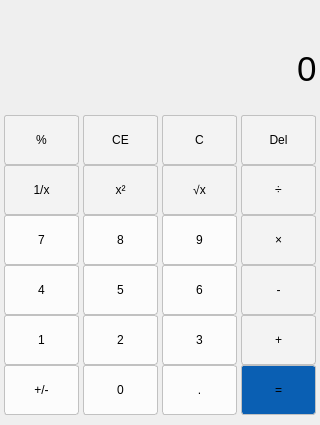
<?xml version="1.0" encoding="UTF-8"?>
<ui version="4.0">
 <class>CalculatorClass</class>
 <widget class="QWidget" name="CalculatorClass">
  <property name="geometry">
   <rect>
    <x>0</x>
    <y>0</y>
    <width>320</width>
    <height>425</height>
   </rect>
  </property>
  <property name="minimumSize">
   <size>
    <width>320</width>
    <height>425</height>
   </size>
  </property>
  <property name="maximumSize">
   <size>
    <width>320</width>
    <height>425</height>
   </size>
  </property>
  <property name="windowTitle">
   <string>Calculator</string>
  </property>
  <property name="styleSheet">
   <string notr="true">* {
	border: none;
	background-color: rgb(238，236，236);
}

QPushButton {
	border: 1px solid rgb(193,193,193);
	background-color: rgb(243,243,243);
	border-radius: 3px;
}

QPushButton:hover {
	background-color: rgb(221,223,221);
}

QPushButton#btn_numSign,
#btn_num0,
#btn_num1,
#btn_num2,
#btn_num3,
#btn_num4,
#btn_num5,
#btn_num6,
#btn_num7,
#btn_num8,
#btn_num9,
#btn_numDot
 {
	background-color: rgb(252,252,252);
	font: bold 12pt '微软雅黑';
}

QPushButton#btn_numSign:hover,
#btn_num0:hover,
#btn_num1:hover,
#btn_num2:hover,
#btn_num3:hover,
#btn_num4:hover,
#btn_num5:hover,
#btn_num6:hover,
#btn_num7:hover,
#btn_num8:hover,
#btn_num9:hover,
#btn_numDot:hover
 {
	border: 1px solid rgb(193,193,193);
	background-color: rgb(221,223,221);
}

#btn_equal {
	background-color: rgb(10,95,179);
}
#btn_equal:hover {
	background-color: rgb(34,110,186);
}

QLineEdit {
	background: transparent;
}
</string>
  </property>
  <layout class="QVBoxLayout" name="verticalLayout">
   <property name="spacing">
    <number>0</number>
   </property>
   <property name="leftMargin">
    <number>0</number>
   </property>
   <property name="topMargin">
    <number>0</number>
   </property>
   <property name="rightMargin">
    <number>0</number>
   </property>
   <property name="bottomMargin">
    <number>0</number>
   </property>
   <item>
    <widget class="QLineEdit" name="expLineEdit">
     <property name="minimumSize">
      <size>
       <width>0</width>
       <height>0</height>
      </size>
     </property>
     <property name="alignment">
      <set>Qt::AlignRight</set>
     </property>
     <property name="readOnly">
      <bool>true</bool>
     </property>
    </widget>
   </item>
   <item>
    <widget class="QLineEdit" name="lineEdit">
     <property name="minimumSize">
      <size>
       <width>0</width>
       <height>70</height>
      </size>
     </property>
     <property name="maximumSize">
      <size>
       <width>16777215</width>
       <height>70</height>
      </size>
     </property>
  <property name="alignment">
      <set>Qt::AlignRight</set>
     </property>
     <property name="font">
      <font>
       <pointsize>26</pointsize>
      </font>
     </property>
     <property name="text">
      <string>0</string>
     </property>
    </widget>
   </item>
   <item>
    <layout class="QGridLayout" name="gridLayout">
     <property name="topMargin">
      <number>2</number>
     </property>
     <property name="spacing">
      <number>0</number>
     </property>
     <item row="4" column="1">
      <widget class="QPushButton" name="btn_num2">
       <property name="minimumSize">
        <size>
         <width>75</width>
         <height>50</height>
        </size>
       </property>
       <property name="maximumSize">
        <size>
         <width>75</width>
         <height>50</height>
        </size>
       </property>
       <property name="text">
        <string>2</string>
       </property>
      </widget>
     </item>
     <item row="3" column="3">
      <widget class="QPushButton" name="btn_sub">
       <property name="minimumSize">
        <size>
         <width>75</width>
         <height>50</height>
        </size>
       </property>
       <property name="maximumSize">
        <size>
         <width>75</width>
         <height>50</height>
        </size>
       </property>
       <property name="text">
        <string>-</string>
       </property>
      </widget>
     </item>
     <item row="5" column="1">
      <widget class="QPushButton" name="btn_num0">
       <property name="minimumSize">
        <size>
         <width>75</width>
         <height>50</height>
        </size>
       </property>
       <property name="maximumSize">
        <size>
         <width>75</width>
         <height>50</height>
        </size>
       </property>
       <property name="text">
        <string>0</string>
       </property>
      </widget>
     </item>
     <item row="1" column="0">
      <widget class="QPushButton" name="pushButton_2">
       <property name="minimumSize">
        <size>
         <width>75</width>
         <height>50</height>
        </size>
       </property>
       <property name="maximumSize">
        <size>
         <width>75</width>
         <height>50</height>
        </size>
       </property>
       <property name="text">
        <string>1/x</string>
       </property>
      </widget>
     </item>
     <item row="3" column="0">
      <widget class="QPushButton" name="btn_num4">
       <property name="minimumSize">
        <size>
         <width>75</width>
         <height>50</height>
        </size>
       </property>
       <property name="maximumSize">
        <size>
         <width>75</width>
         <height>50</height>
        </size>
       </property>
       <property name="text">
        <string>4</string>
       </property>
      </widget>
     </item>
     <item row="0" column="3">
      <widget class="QPushButton" name="btn_del">
       <property name="minimumSize">
        <size>
         <width>75</width>
         <height>50</height>
        </size>
       </property>
       <property name="maximumSize">
        <size>
         <width>75</width>
         <height>50</height>
        </size>
       </property>
       <property name="text">
        <string>Del</string>
       </property>
      </widget>
     </item>
     <item row="5" column="0">
      <widget class="QPushButton" name="btn_numSign">
       <property name="minimumSize">
        <size>
         <width>75</width>
         <height>50</height>
        </size>
       </property>
       <property name="maximumSize">
        <size>
         <width>75</width>
         <height>50</height>
        </size>
       </property>
       <property name="text">
        <string>+/-</string>
       </property>
      </widget>
     </item>
     <item row="3" column="1">
      <widget class="QPushButton" name="btn_num5">
       <property name="minimumSize">
        <size>
         <width>75</width>
         <height>50</height>
        </size>
       </property>
       <property name="maximumSize">
        <size>
         <width>75</width>
         <height>50</height>
        </size>
       </property>
       <property name="text">
        <string>5</string>
       </property>
      </widget>
     </item>
     <item row="4" column="2">
      <widget class="QPushButton" name="btn_num3">
       <property name="minimumSize">
        <size>
         <width>75</width>
         <height>50</height>
        </size>
       </property>
       <property name="maximumSize">
        <size>
         <width>75</width>
         <height>50</height>
        </size>
       </property>
       <property name="text">
        <string>3</string>
       </property>
      </widget>
     </item>
     <item row="4" column="0">
      <widget class="QPushButton" name="btn_num1">
       <property name="minimumSize">
        <size>
         <width>75</width>
         <height>50</height>
        </size>
       </property>
       <property name="maximumSize">
        <size>
         <width>75</width>
         <height>50</height>
        </size>
       </property>
       <property name="text">
        <string>1</string>
       </property>
      </widget>
     </item>
     <item row="4" column="3">
      <widget class="QPushButton" name="btn_plus">
       <property name="minimumSize">
        <size>
         <width>75</width>
         <height>50</height>
        </size>
       </property>
       <property name="maximumSize">
        <size>
         <width>75</width>
         <height>50</height>
        </size>
       </property>
       <property name="text">
        <string>+</string>
       </property>
      </widget>
     </item>
     <item row="0" column="2">
      <widget class="QPushButton" name="pushButton_16">
       <property name="minimumSize">
        <size>
         <width>75</width>
         <height>50</height>
        </size>
       </property>
       <property name="maximumSize">
        <size>
         <width>75</width>
         <height>50</height>
        </size>
       </property>
       <property name="text">
        <string>C</string>
       </property>
      </widget>
     </item>
     <item row="1" column="2">
      <widget class="QPushButton" name="pushButton_20">
       <property name="minimumSize">
        <size>
         <width>75</width>
         <height>50</height>
        </size>
       </property>
       <property name="maximumSize">
        <size>
         <width>75</width>
         <height>50</height>
        </size>
       </property>
       <property name="text">
        <string>√x</string>
       </property>
      </widget>
     </item>
     <item row="5" column="2">
      <widget class="QPushButton" name="btn_numDot">
       <property name="minimumSize">
        <size>
         <width>75</width>
         <height>50</height>
        </size>
       </property>
       <property name="maximumSize">
        <size>
         <width>75</width>
         <height>50</height>
        </size>
       </property>
       <property name="text">
        <string>.</string>
       </property>
      </widget>
     </item>
     <item row="5" column="3">
      <widget class="QPushButton" name="btn_equal">
       <property name="minimumSize">
        <size>
         <width>75</width>
         <height>50</height>
        </size>
       </property>
       <property name="maximumSize">
        <size>
         <width>75</width>
         <height>50</height>
        </size>
       </property>
       <property name="text">
        <string>=</string>
       </property>
      </widget>
     </item>
     <item row="0" column="1">
      <widget class="QPushButton" name="pushButton_9">
       <property name="minimumSize">
        <size>
         <width>75</width>
         <height>50</height>
        </size>
       </property>
       <property name="maximumSize">
        <size>
         <width>75</width>
         <height>50</height>
        </size>
       </property>
       <property name="text">
        <string>CE</string>
       </property>
      </widget>
     </item>
     <item row="2" column="3">
      <widget class="QPushButton" name="btn_mul">
       <property name="minimumSize">
        <size>
         <width>75</width>
         <height>50</height>
        </size>
       </property>
       <property name="maximumSize">
        <size>
         <width>75</width>
         <height>50</height>
        </size>
       </property>
       <property name="text">
        <string>×</string>
       </property>
      </widget>
     </item>
     <item row="0" column="0">
      <widget class="QPushButton" name="pushButton">
       <property name="minimumSize">
        <size>
         <width>75</width>
         <height>50</height>
        </size>
       </property>
       <property name="maximumSize">
        <size>
         <width>75</width>
         <height>50</height>
        </size>
       </property>
       <property name="text">
        <string>%</string>
       </property>
      </widget>
     </item>
     <item row="2" column="1">
      <widget class="QPushButton" name="btn_num8">
       <property name="minimumSize">
        <size>
         <width>75</width>
         <height>50</height>
        </size>
       </property>
       <property name="maximumSize">
        <size>
         <width>75</width>
         <height>50</height>
        </size>
       </property>
       <property name="text">
        <string>8</string>
       </property>
      </widget>
     </item>
     <item row="2" column="2">
      <widget class="QPushButton" name="btn_num9">
       <property name="minimumSize">
        <size>
         <width>75</width>
         <height>50</height>
        </size>
       </property>
       <property name="maximumSize">
        <size>
         <width>75</width>
         <height>50</height>
        </size>
       </property>
       <property name="text">
        <string>9</string>
       </property>
      </widget>
     </item>
     <item row="1" column="1">
      <widget class="QPushButton" name="pushButton_11">
       <property name="minimumSize">
        <size>
         <width>75</width>
         <height>50</height>
        </size>
       </property>
       <property name="maximumSize">
        <size>
         <width>75</width>
         <height>50</height>
        </size>
       </property>
       <property name="text">
        <string>x²</string>
       </property>
      </widget>
     </item>
     <item row="3" column="2">
      <widget class="QPushButton" name="btn_num6">
       <property name="minimumSize">
        <size>
         <width>75</width>
         <height>50</height>
        </size>
       </property>
       <property name="maximumSize">
        <size>
         <width>75</width>
         <height>50</height>
        </size>
       </property>
       <property name="text">
        <string>6</string>
       </property>
      </widget>
     </item>
     <item row="1" column="3">
      <widget class="QPushButton" name="btn_div">
       <property name="minimumSize">
        <size>
         <width>75</width>
         <height>50</height>
        </size>
       </property>
       <property name="maximumSize">
        <size>
         <width>75</width>
         <height>50</height>
        </size>
       </property>
       <property name="text">
        <string>÷</string>
       </property>
      </widget>
     </item>
     <item row="2" column="0">
      <widget class="QPushButton" name="btn_num7">
       <property name="minimumSize">
        <size>
         <width>75</width>
         <height>50</height>
        </size>
       </property>
       <property name="maximumSize">
        <size>
         <width>75</width>
         <height>50</height>
        </size>
       </property>
       <property name="text">
        <string>7</string>
       </property>
      </widget>
     </item>
    </layout>
   </item>
  </layout>
 </widget>
 <layoutdefault spacing="6" margin="11"/>
 <resources>
  <include location="Calculator.qrc"/>
 </resources>
 <connections/>
</ui>
